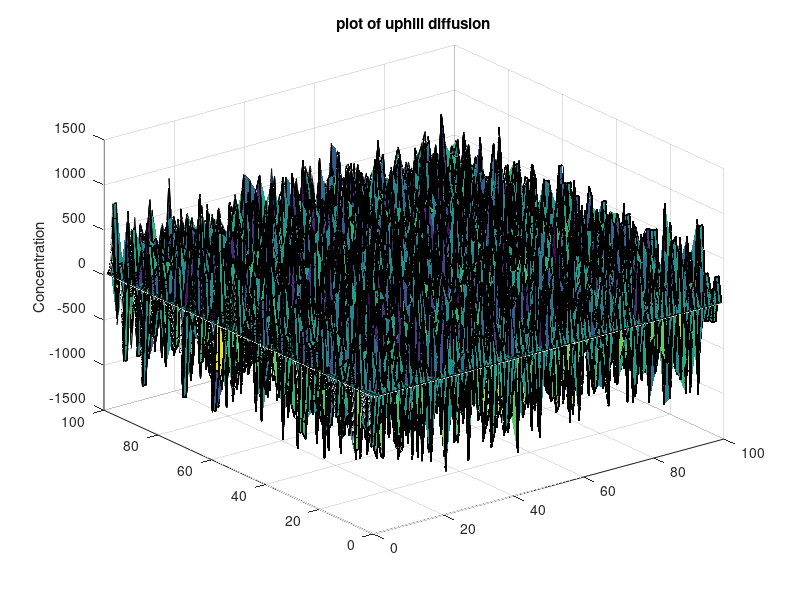

This figure's MATLAB source:
clear all
clc



n = 100;
R = 8.314;
T = 500;
%for up-hill diffusion O > 2RT
O = 10000;
D = 100;
dx= 0.5;
dt=1/(20*D);
mu  = zeros(100);
arr_conc_old = zeros(100);
arr_conc = zeros(100);

%loop to find the initial concentration 2d array
for i = 1:100
    for j = 1:100
        %creating a 3d array with random numbers between 0.5 and 1
        arr_conc_old(i,j) = 0.5+0.5*(1-rand);
    end
end
surf(arr_conc_old)
        hold on
%loop to find the mu 2d array
for i= 1:100
    for j = 1:100
        mu(i,j) =  O*(1-arr_conc_old(i,j))^2 + R * T * log(arr_conc_old(i,j));
    end
end
        
%loop to find the concentraion after uphill diffusion
for m = 1 :5
    for i = 2:n-1
     for j = 2:n-1
        arr_conc(i,j) = arr_conc(i,j) + dt*D*(mu(i+1,j+1) + mu(i-1,j-1) -2*mu(i,j))/((dx)^2);
    end 
    arr_conc(i,1) = arr_conc(i,2);
    arr_conc(i,n) = arr_conc(i,n-1);
    hold on
    surf(arr_conc);
    
    title('plot of uphill diffusion')
    
    zlabel('Concentration')
    end
end
hold off;
        
        
        
        
        